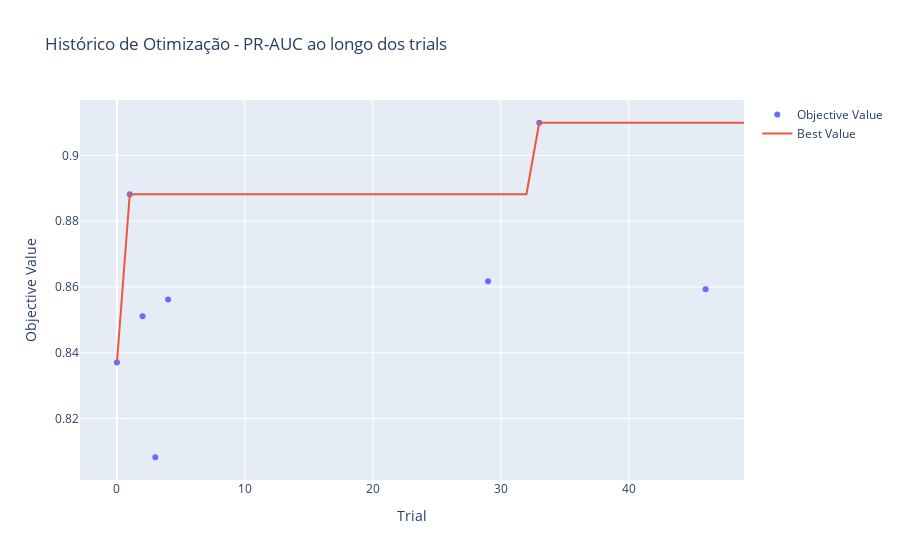

Here is the notebook cell this chart was saved with:
### Code cell
# Visualizar histórico de otimização
fig_history = plot_optimization_history(study)
fig_history.update_layout(title="Histórico de Otimização - PR-AUC ao longo dos trials")
fig_history.show()

### Figure 1 — Plotly figure (JSON) as saved in the notebook; plotly's stock layout.template omitted (floating-point values rounded to 4 significant figures)
{"data": [{"mode": "markers", "name": "Objective Value", "type": "scatter", "x": [0, 1, 2, 3, 4, 29, 33, 46], "y": [0.8371, 0.8882, 0.8511, 0.8082, 0.8562, 0.8617, 0.9099, 0.8593]}, {"mode": "lines", "name": "Best Value", "type": "scatter", "x": [0, 1, 2, 3, 4, 5, 6, 7, 8, 9, 10, 11, 12, 13, 14, 15, 16, 17, 18, 19, 20, 21, 22, 23, 24, 25, 26, 27, 28, 29, 30, 31, 32, 33, 34, 35, 36, 37, 38, 39, 40, 41, 42, 43, 44, 45, 46, 47, 48, 49], "y": [0.8371, 0.8882, 0.8882, 0.8882, 0.8882, 0.8882, 0.8882, 0.8882, 0.8882, 0.8882, 0.8882, 0.8882, 0.8882, 0.8882, 0.8882, 0.8882, 0.8882, 0.8882, 0.8882, 0.8882, 0.8882, 0.8882, 0.8882, 0.8882, 0.8882, 0.8882, 0.8882, 0.8882, 0.8882, 0.8882, 0.8882, 0.8882, 0.8882, 0.9099, 0.9099, 0.9099, 0.9099, 0.9099, 0.9099, 0.9099, 0.9099, 0.9099, 0.9099, 0.9099, 0.9099, 0.9099, 0.9099, 0.9099, 0.9099, 0.9099]}, {"marker": {"color": "#cccccc"}, "mode": "markers", "name": "Infeasible Trial", "showlegend": false, "type": "scatter", "x": [], "y": []}], "layout": {"title": {"text": "Histórico de Otimização - PR-AUC ao longo dos trials"}, "xaxis": {"title": {"text": "Trial"}}, "yaxis": {"title": {"text": "Objective Value"}}}}
